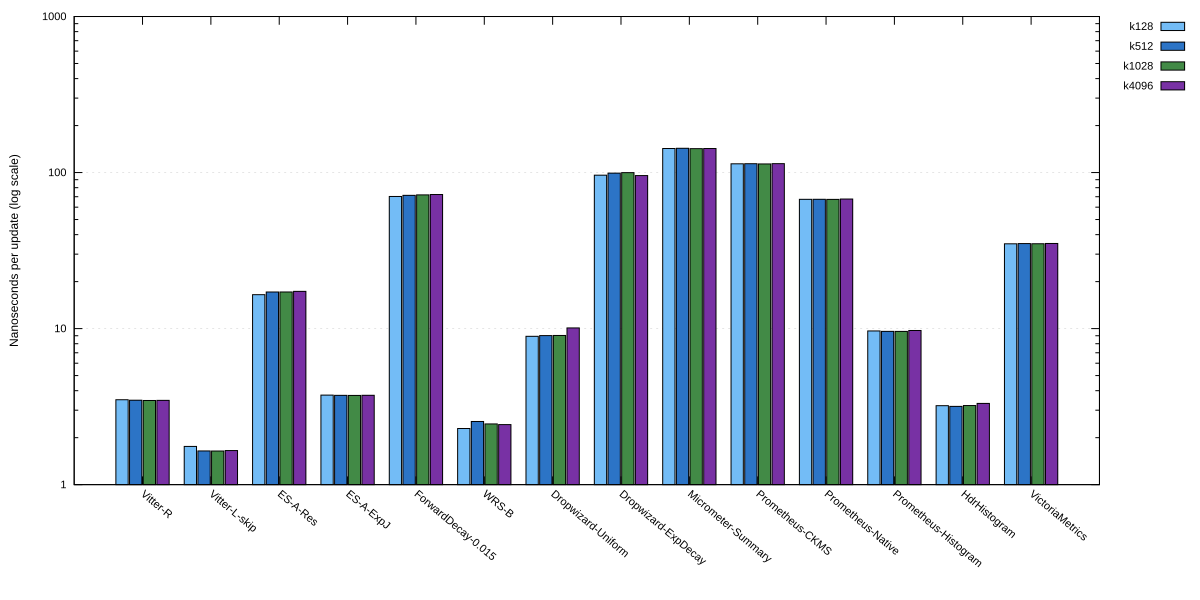

The gnuplot source for this figure:
# Experiment E1: per-update cost per strategy, clustered by reservoir size k (JMH AverageTime, ns/op).
# Input:  update-cost.csv  (strategy, k128, k512, k1028, k4096) = ns/op
#         produced by FiguresFromJmh from metrics/jmh-results/UpdateThroughputBenchmark.csv
# Output: update-cost.svg / .pdf
#
# Cost is essentially flat in k for every strategy: across the 32x sweep from k=128 to k=4096 no strategy
# moves by more than ~13% (ES-A-Res 16.5->17.3, Dropwizard-Uniform 8.9->10.1). The survey's point is the
# ~90x spread *between* strategies at any fixed k (Vitter-L-skip 1.6 ns vs Micrometer 142 ns), not growth
# in k, so the clusters are read across the x-axis rather than within one.

set datafile separator ","
set ylabel "Nanoseconds per update (log scale)" font ",12"
set logscale y
set grid ytics lt 0 lw 0.5 lc rgb "#cccccc"

set style data histograms
set style histogram clustered gap 1
set style fill solid 0.9 border -1
set boxwidth 0.9
set xtics rotate by -40 font ",11"
set ytics font ",11"
set key outside right top vertical font ",11" samplen 2 spacing 1.2

set style line 1 lc rgb "#64B5F6"
set style line 2 lc rgb "#1565C0"
set style line 3 lc rgb "#2E7D32"
set style line 4 lc rgb "#6A1B9A"

set terminal svg enhanced font "arial,11" size 1200,600
set output 'update-cost.svg'
plot for [i=2:5] 'update-cost.csv' using i:xtic(1) ls (i-1) title columnheader

set terminal pdfcairo enhanced font "arial,12" size 5,2.8
set output 'update-cost.pdf'
replot

set output
